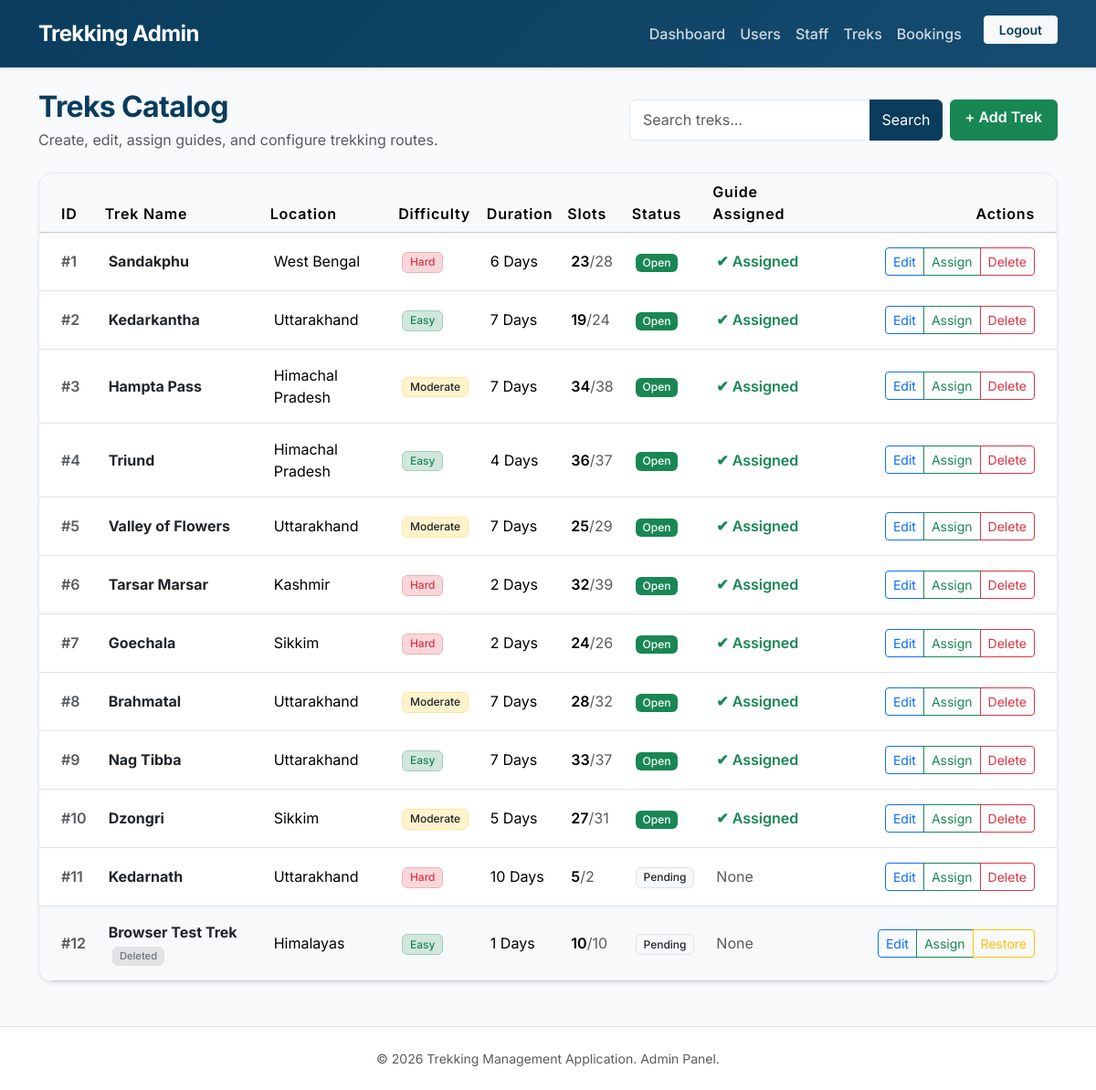
The app's page /admin/treks (signed in) with its own data.
### models.py (models this page shows, shortened)
class Trek(db.Model):
    __tablename__ = "trek"
    id = db.Column(db.Integer, primary_key=True)
    name = db.Column(db.String(100), nullable=False)
    location = db.Column(db.String(100), nullable=False)
    difficulty = db.Column(db.String(50), nullable=False)
    duration = db.Column(db.Integer, nullable=False)
    total_slots = db.Column(db.Integer, nullable=False)
    available_slots = db.Column(db.Integer, nullable=False)
    assigned_staff = db.Column(
        db.Integer,
        db.ForeignKey("user.id"),
        nullable=True
    )
    start_date = db.Column(db.Date)
    end_date = db.Column(db.Date)
    status = db.Column(db.String(20), default="Pending")
    is_deleted = db.Column(
        db.Boolean,
        default=False
    )
    description = db.Column(db.Text)
    bookings = db.relationship(
        "Booking",
        backref="trek",
        lazy=True
    )

### routes/admin.py (the view)
@admin.route("/treks")
@login_required
@admin_required
def treks():
    search = request.args.get("search", "")
    if search:
        treks = Trek.query.filter(
            Trek.name.contains(search)
        ).all()
    else:
        treks = Trek.query.all()
    return render_template(
        "admin/treks.html",
        treks=treks,
        search=search
    )

### app.py (called while the page is built)
@login_manager.user_loader
def load_user(user_id):
    return User.query.get(int(user_id))

### routes/admin.py (called while the page is built)
def admin_required(func):
    @wraps(func)
    def wrapper(*args, **kwargs):
        if not current_user.is_authenticated:
            return redirect(url_for("auth.login"))
        if current_user.role != "admin":
            flash("Access Denied!", "danger")
            return redirect(url_for("auth.login"))
        return func(*args, **kwargs)
    return wrapper

### templates/admin/treks.html (shortened to what this page needs)
{% extends "admin/base.html" %}
{% block content %}
<div class="row align-items-center mb-4">
    <div class="col-md-6">
        <h2 class="fw-bold mb-1" style="color: var(--primary); letter-spacing: -0.02em;">Treks Catalog</h2>
        <p class="text-muted mb-0">Create, edit, assign guides, and configure trekking routes.</p>
    </div>
    <div class="col-md-6 mt-3 mt-md-0 d-flex flex-wrap gap-2 justify-content-md-end">
        <form method="GET" class="d-flex">
            <div class="input-group">
                <input type="text" name="search" class="form-control" placeholder="Search treks..." value="{{ search }}">
                <button class="btn btn-primary" type="submit">Search</button>
            </div>
        </form>
        <a href="{{ url_for('admin.add_trek') }}" class="btn btn-success text-white fw-semibold px-3">
            + Add Trek
        </a>
    </div>
</div>
<div class="card shadow-sm">
    <div class="table-responsive">
        <table class="table table-hover align-middle mb-0 bg-white">
            <thead class="table-light">
                <tr>
                    <th class="ps-4">ID</th>
                    <th>Trek Name</th>
                    <th>Location</th>
                    <th>Difficulty</th>
                    <th>Duration</th>
                    <th>Slots</th>
                    <th>Status</th>
                    <th>Guide Assigned</th>
                    <th class="text-end pe-4" width="260">Actions</th>
                </tr>
            </thead>
            <tbody>
            {% for trek in treks %}
                <tr class="{% if trek.is_deleted %}table-light text-muted{% endif %}">
                    <td class="ps-4 text-muted fw-semibold">#{{ trek.id }}</td>
                    <td class="fw-bold text-dark">
                        {{ trek.name }}
                        {% if trek.is_deleted %}
                            <span class="badge bg-secondary-subtle text-secondary border ms-1 small" style="font-size: 0.7em;">Deleted</span>
                        {% endif %}
                    </td>
                    <td>{{ trek.location }}</td>
                    <td>
                        {% if trek.difficulty == "Easy" %}
                            <span class="badge bg-success-subtle text-success border border-success-subtle">Easy</span>
                        {% elif trek.difficulty == "Moderate" %}
                            <span class="badge bg-warning-subtle text-warning border border-warning-subtle text-dark">Moderate</span>
                        {% else %}
                            <span class="badge bg-danger-subtle text-danger border border-danger-subtle">Hard</span>
                        {% endif %}
                    </td>
                    <td>{{ trek.duration }} Days</td>
                    <td>
                        <span class="fw-semibold">{{ trek.available_slots }}</span><span class="text-muted">/{{ trek.total_slots }}</span>
                    </td>
                    <td>
                        {% if trek.status == "Open" %}
                            <span class="badge bg-success text-white">Open</span>
                        {% elif trek.status == "Closed" %}
                            <span class="badge bg-secondary text-white">Closed</span>
                        {% elif trek.status == "Completed" %}
                            <span class="badge bg-info text-white">Completed</span>
                        {% else %}
                            <span class="badge bg-light text-dark border">{{ trek.status }}</span>
                        {% endif %}
                    </td>
                    <td>
                        {% if trek.assigned_staff %}
                            <span class="text-success fw-semibold">&#10004; Assigned</span>
                        {% else %}
                            <span class="text-muted italic">None</span>
                        {% endif %}
                    </td>
                    <td class="text-end pe-4">
                        <div class="btn-group btn-group-sm">
                            <a href="{{ url_for('admin.edit_trek', id=trek.id) }}" class="btn btn-outline-primary">
                                Edit
                            </a>
                            <a href="{{ url_for('admin.assign_staff', id=trek.id) }}" class="btn btn-outline-success">
                                Assign
                            </a>
                            {% if trek.is_deleted %}
                                <a href="{{ url_for('admin.restore_trek', id=trek.id) }}" class="btn btn-outline-warning">
                                    Restore
                                </a>
                            {% else %}
                                <a href="{{ url_for('admin.delete_trek', id=trek.id) }}" class="btn btn-outline-danger">
                                    Delete
                                </a>
                            {% endif %}
                        </div>
                    </td>
                </tr>
            {% else %}
                <tr>
                    <td colspan="9" class="text-center py-4 text-muted">
                        No trek records available.
                    </td>
                </tr>
            {% endfor %}
            </tbody>
        </table>
    </div>
</div>
{% endblock %}

### static/css/style.css (style rules this page uses)
:root { --primary: #093c5d; --primary-light: #154c70; --secondary: #3b7597; --accent: #5df8d8; --bg-light: #f8fafc; --card-bg: #ffffff; --text-main: #1e293b; --text-muted: #64748b; --border-color: #e2e8f0; }
body { font-family: 'Inter', system-ui, -apple-system, sans-serif; background-color: var(--bg-light); color: var(--text-main); display: flex; flex-direction: column; min-height: 100vh; margin: 0; }
.btn-primary { background-color: var(--primary); border-color: var(--primary); transition: all 0.2s ease; }
.card { background-color: var(--card-bg); border: 1px solid var(--border-color); border-radius: 1rem; transition: all 0.3s cubic-bezier(0.4, 0, 0.2, 1); }
.table-responsive { border-radius: 1rem; }
.table th { font-weight: 600; letter-spacing: 0.05em; }
.table td { padding: 1rem 0.75rem; }
.badge { font-weight: 500; padding: 0.35em 0.65em; border-radius: 0.375rem; }
.form-control, .form-select { border: 1px solid var(--border-color); border-radius: 0.5rem; padding: 0.6rem 0.9rem; transition: all 0.2s ease; }

### records on screen
Trek: id "1", name "Sandakphu", location "West Bengal", difficulty "Hard", duration "6", available_slots "23", total_slots "28", status "Open", shows "✔ Assigned"
Trek: id "2", name "Kedarkantha", location "Uttarakhand", difficulty "Easy", duration "7", available_slots "19", total_slots "24", status "Open", shows "✔ Assigned"
Trek: id "3", name "Hampta Pass", location "Himachal Pradesh", difficulty "Moderate", duration "7", available_slots "34", total_slots "38", status "Open", shows "✔ Assigned"
Trek: id "4", name "Triund", location "Himachal Pradesh", difficulty "Easy", duration "4", available_slots "36", total_slots "37", status "Open", shows "✔ Assigned"
Trek: id "5", name "Valley of Flowers", location "Uttarakhand", difficulty "Moderate", duration "7", available_slots "25", total_slots "29", status "Open", shows "✔ Assigned"
Trek: id "6", name "Tarsar Marsar", location "Kashmir", difficulty "Hard", duration "2", available_slots "32", total_slots "39", status "Open", shows "✔ Assigned"
Trek: id "7", name "Goechala", location "Sikkim", difficulty "Hard", duration "2", available_slots "24", total_slots "26", status "Open", shows "✔ Assigned"
Trek: id "8", name "Brahmatal", location "Uttarakhand", difficulty "Moderate", duration "7", available_slots "28", total_slots "32", status "Open", shows "✔ Assigned"
Trek: id "9", name "Nag Tibba", location "Uttarakhand", difficulty "Easy", duration "7", available_slots "33", total_slots "37", status "Open", shows "✔ Assigned"
Trek: id "10", name "Dzongri", location "Sikkim", difficulty "Moderate", duration "5", available_slots "27", total_slots "31", status "Open", shows "✔ Assigned"
Trek: id "11", name "Kedarnath", location "Uttarakhand", difficulty "Hard", duration "10", available_slots "5", total_slots "2", status "Pending", shows "None"
Trek: id "12", name "Browser Test Trek", is_deleted "Deleted", location "Himalayas", difficulty "Easy", duration "1", available_slots "10", total_slots "10", status "Pending", shows "None"
